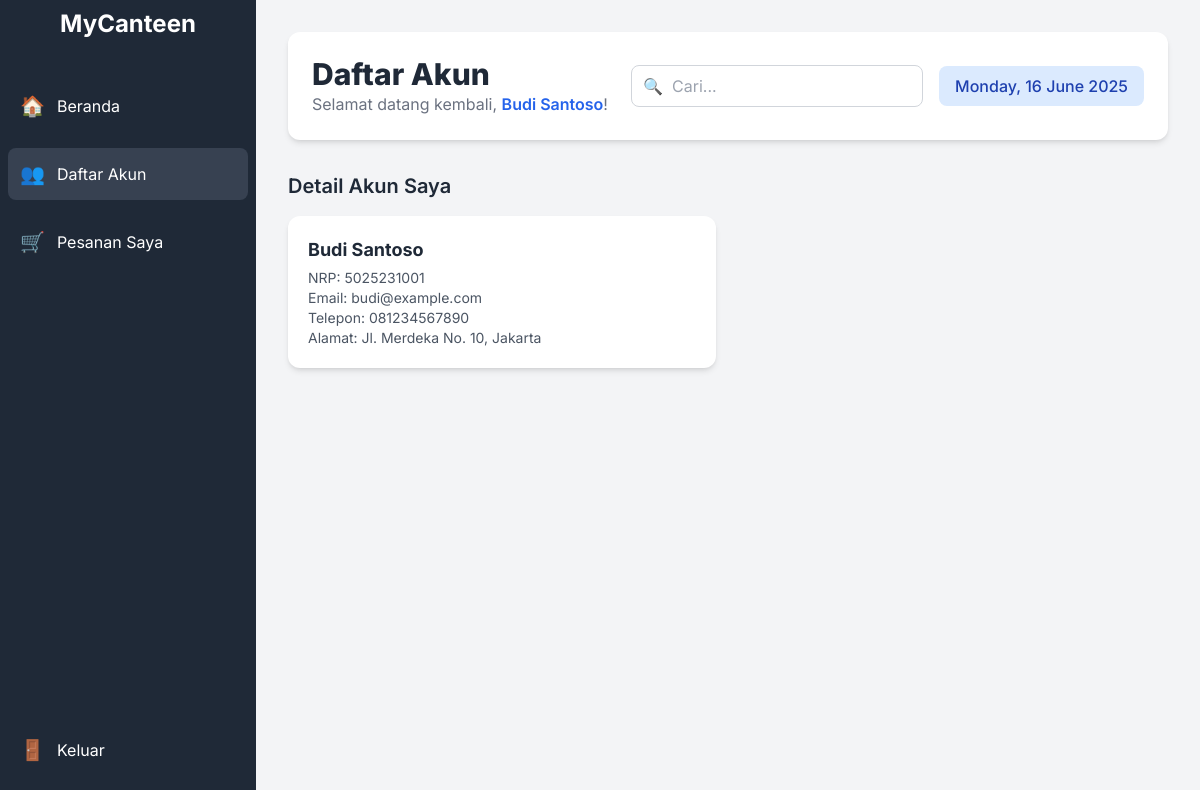
Page /index.php?page=daftar_akun (signed in) on the committed database.
### tables this page shows
CREATE TABLE Pembeli (
    nrp VARCHAR(10) PRIMARY KEY,
    nama VARCHAR(100) NOT NULL,
    email VARCHAR(255) UNIQUE NOT NULL,
    password VARCHAR(255) NOT NULL, 
    nomor_telepon VARCHAR(18) NOT NULL,
    alamat VARCHAR(255) NOT NULL
);

### koneksi.php (called while the page is built, shortened)
<?php
function fetch_assoc_db($result)
{
    return mysqli_fetch_assoc($result);
}
?>

### views/daftar_akun_content.php (the view, shortened to what this page needs)
<?php
$user_role = $_SESSION['role'] ?? null;
$logged_in_user_id = $_SESSION['user_id'] ?? null;
if ($user_role === 'admin'):
    ?>
    <div class="mb-8">
        <h3 class="text-xl font-semibold text-gray-800 mb-4">Daftar Akun Pembeli</h3>
        <div class="grid grid-cols-1 sm:grid-cols-2 lg:grid-cols-3 gap-6">
            <?php
            $query_pembeli_list = "SELECT nrp, nama, email, nomor_telepon, alamat FROM Pembeli";
            $result_pembeli_list = query_db($conn, $query_pembeli_list);
            if ($result_pembeli_list && mysqli_num_rows($result_pembeli_list) > 0) {
                while ($pembeli = fetch_assoc_db($result_pembeli_list)) {
                    echo '<div class="bg-white p-5 rounded-xl shadow-md">';
                    echo '<h4 class="text-lg font-bold text-gray-800 mb-1">' . htmlspecialchars($pembeli['nama']) . '</h4>';
                    echo '<p class="text-gray-600 text-sm">NRP: ' . htmlspecialchars($pembeli['nrp']) . '</p>';
                    echo '<p class="text-gray-600 text-sm">Email: ' . htmlspecialchars($pembeli['email']) . '</p>';
                    echo '<p class="text-gray-600 text-sm">Telepon: ' . htmlspecialchars($pembeli['nomor_telepon']) . '</p>';
                    echo '<p class="text-gray-600 text-sm">Alamat: ' . htmlspecialchars($pembeli['alamat']) . '</p>';
                    echo '</div>';
                }
            } else {
                echo '<p class="text-gray-500">Tidak ada data pembeli.</p>';
            }
            ?>
        </div>
    </div>
    <div class="mb-8">
        <h3 class="text-xl font-semibold text-gray-800 mb-4">Daftar Akun Penjual</h3>
        <div class="grid grid-cols-1 sm:grid-cols-2 lg:grid-cols-3 gap-6">
            <?php
            $query_penjual_list = "SELECT id_kantin, nama_kantin, nama_penanggung_jawab, email_kantin, nomor_telepon FROM Penjual";
            $result_penjual_list = query_db($conn, $query_penjual_list);
            if ($result_penjual_list && mysqli_num_rows($result_penjual_list) > 0) {
                while ($penjual = fetch_assoc_db($result_penjual_list)) {
                    echo '<div class="bg-white p-5 rounded-xl shadow-md">';
                    echo '<h4 class="text-lg font-bold text-gray-800 mb-1">' . htmlspecialchars($penjual['nama_kantin']) . '</h4>';
                    echo '<p class="text-gray-600 text-sm">ID Kantin: ' . htmlspecialchars($penjual['id_kantin']) . '</p>';
                    echo '<p class="text-gray-600 text-sm">Penanggung Jawab: ' . htmlspecialchars($penjual['nama_penanggung_jawab']) . '</p>';
                    echo '<p class="text-gray-600 text-sm">Email: ' . htmlspecialchars($penjual['email_kantin']) . '</p>';
                    echo '<p class="text-gray-600 text-sm">Telepon: ' . htmlspecialchars($penjual['nomor_telepon']) . '</p>';
                    echo '</div>';
                }
            } else {
                echo '<p class="text-gray-500">Tidak ada data penjual.</p>';
            }
            ?>
        </div>
    </div>
<?php elseif ($user_role === 'pembeli'):  ?>
    <div class="mb-8">
        <h3 class="text-xl font-semibold text-gray-800 mb-4">Detail Akun Saya</h3>
        <div class="grid grid-cols-1 lg:grid-cols-2 gap-6">
            <?php
            $query_my_account = "SELECT nrp, nama, email, nomor_telepon, alamat FROM Pembeli WHERE nrp = ? LIMIT 1";
            $stmt_my_account = mysqli_prepare($conn, $query_my_account);
            mysqli_stmt_bind_param($stmt_my_account, "s", $logged_in_user_id);
            mysqli_stmt_execute($stmt_my_account);
            $result_my_account = mysqli_stmt_get_result($stmt_my_account);
            if ($result_my_account && mysqli_num_rows($result_my_account) > 0) {
                $pembeli = fetch_assoc_db($result_my_account);
                echo '<div class="bg-white p-5 rounded-xl shadow-md">';
                echo '<h4 class="text-lg font-bold text-gray-800 mb-1">' . htmlspecialchars($pembeli['nama']) . '</h4>';
                echo '<p class="text-gray-600 text-sm">NRP: ' . htmlspecialchars($pembeli['nrp']) . '</p>';
                echo '<p class="text-gray-600 text-sm">Email: ' . htmlspecialchars($pembeli['email']) . '</p>';
                echo '<p class="text-gray-600 text-sm">Telepon: ' . htmlspecialchars($pembeli['nomor_telepon']) . '</p>';
                echo '<p class="text-gray-600 text-sm">Alamat: ' . htmlspecialchars($pembeli['alamat']) . '</p>';
                echo '</div>';
            } else {
                echo '<p class="text-gray-500">Detail akun Anda tidak ditemukan.</p>';
            }
            ?>
        </div>
    </div>
<?php endif; ?>

### index.php (style rules this page uses)
body { font-family: 'Inter', sans-serif; }

### rows in the picture
pembeli: nama "Budi Santoso", nrp "5025231001", email "budi@example.com", nomor_telepon "081234567890", alamat "Jl. Merdeka No. 10, Jakarta"

### other values in the picture
$_SESSION['username'] "Budi Santoso"
